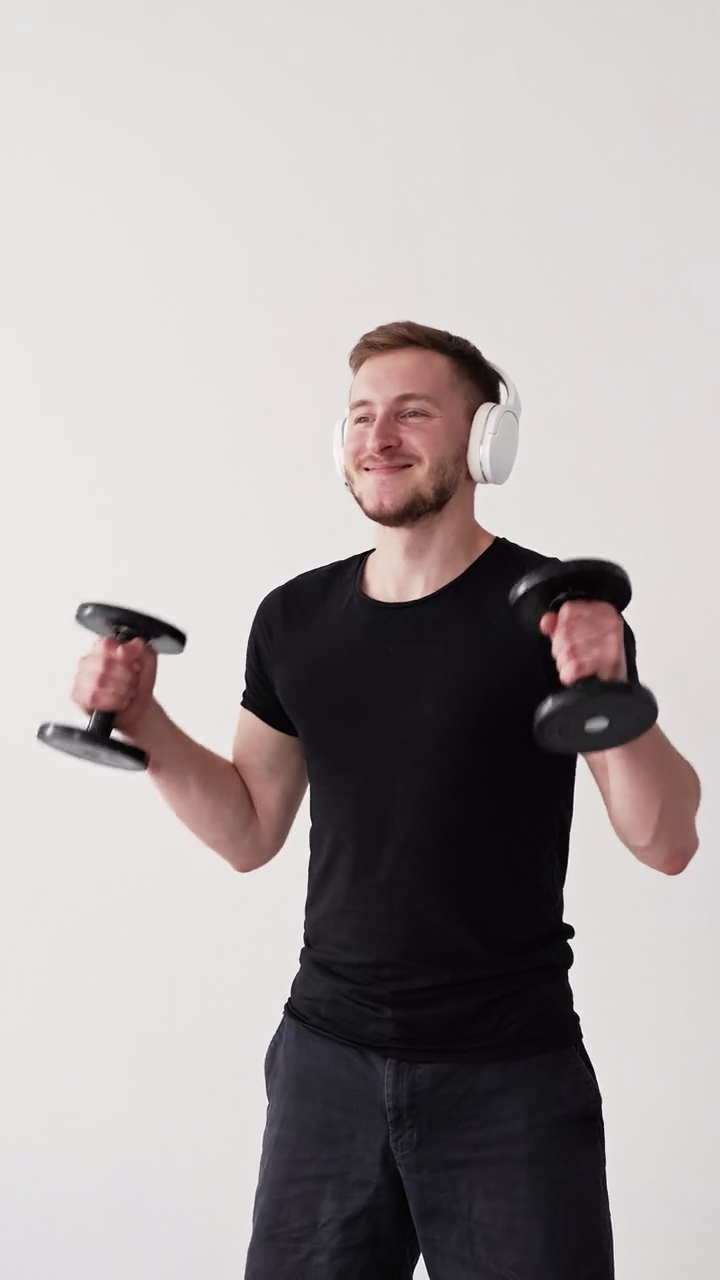
#> input picture frame 36 of data/fg/sportman.mp4, 720 x 1280 px
$ python compare.py
#> lines starting #> are read from the running program, lines starting #| are printed output that depends on the picture
import cv2
import numpy as np


def resize_videos(video1_path, video2_path, video3_path,video4_path, output_path):
    # 打开三个视频文件
    cap1 = cv2.VideoCapture(video1_path)
    cap2 = cv2.VideoCapture(video2_path)
    cap3 = cv2.VideoCapture(video3_path)
    cap4 = cv2.VideoCapture(video4_path)

    # 获取视频1的帧率、宽度和高度
    fps1 = cap1.get(cv2.CAP_PROP_FPS)
    width1 = int(cap1.get(cv2.CAP_PROP_FRAME_WIDTH))
    height1 = int(cap1.get(cv2.CAP_PROP_FRAME_HEIGHT))

    # 获取视频2的帧率、宽度和高度
    fps2 = cap2.get(cv2.CAP_PROP_FPS)
    width2 = int(cap2.get(cv2.CAP_PROP_FRAME_WIDTH))
    height2 = int(cap2.get(cv2.CAP_PROP_FRAME_HEIGHT))

    # 获取视频3的帧率、宽度和高度
    fps3 = cap3.get(cv2.CAP_PROP_FPS)
    width3 = int(cap3.get(cv2.CAP_PROP_FRAME_WIDTH))
    height3 = int(cap3.get(cv2.CAP_PROP_FRAME_HEIGHT))

    # 获取视频3的帧率、宽度和高度
    fps4 = cap4.get(cv2.CAP_PROP_FPS)
    width4 = int(cap4.get(cv2.CAP_PROP_FRAME_WIDTH))
    height4 = int(cap4.get(cv2.CAP_PROP_FRAME_HEIGHT))

    # 确定最小高度和最小宽度
    min_height = min(height1, height2, height3,height4)
    min_width = min(width1, width2, width3,width4)

    # 创建一个新的视频写入对象，宽度是三个最小宽度之和，高度是最小高度
    fourcc = cv2.VideoWriter_fourcc(*'mp4v')
    out_fps = min(fps1, fps2, fps3,fps4)
    out = cv2.VideoWriter(output_path, fourcc, out_fps, (min_width * 4, min_height))

    while True:
        ret1, frame1 = cap1.read()
#> frame1 is the input picture: shape (1280, 720, 3); mean B, G, R 165.4, 164.7, 171
        ret2, frame2 = cap2.read()
        ret3, frame3 = cap3.read()
        ret4, frame4 = cap4.read()

        if not ret1 or not ret2 or not ret3 or not ret4:
            break

        # 调整每个视频帧的大小
        frame1 = cv2.resize(frame1, (min_width, min_height))
        frame2 = cv2.resize(frame2, (min_width, min_height))
        frame3 = cv2.resize(frame3, (min_width, min_height))
        frame4 = cv2.resize(frame4, (min_width, min_height))

        # 将三个帧并排组合
        side_by_side_frame = np.hstack((frame1, frame2, frame3,frame4))
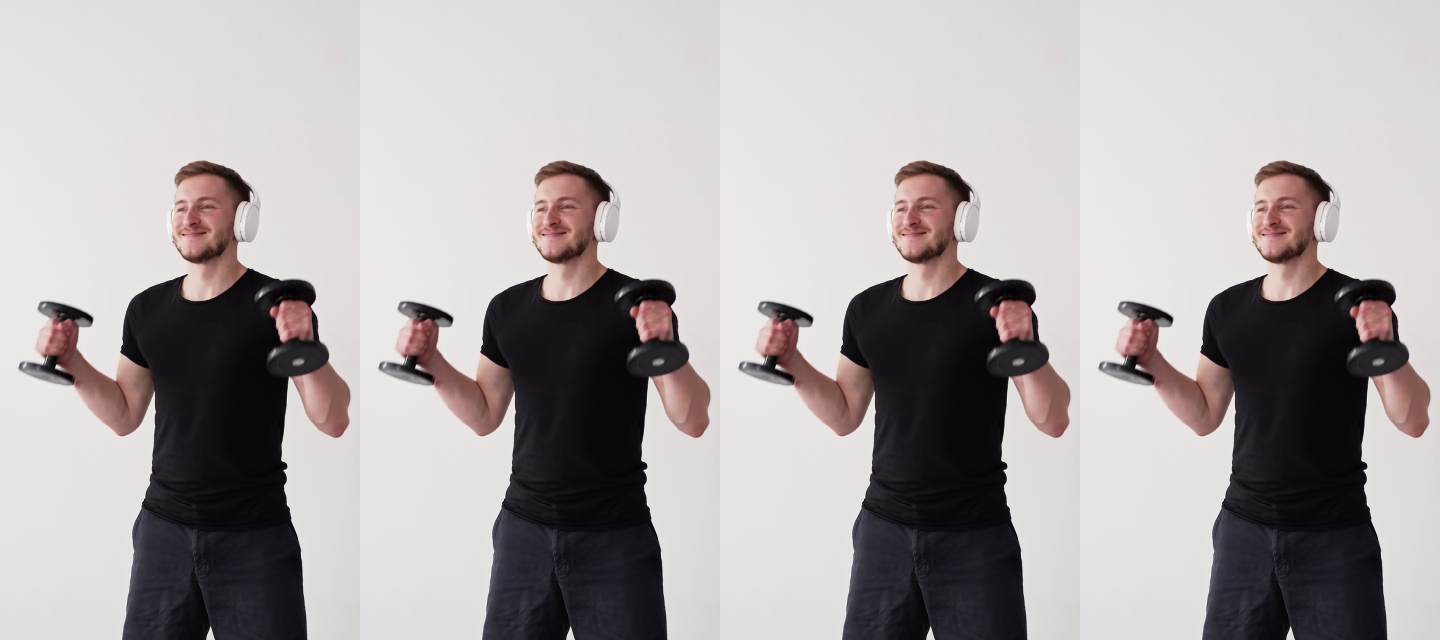
#> side_by_side_frame: shape (1280, 2880, 3) (shown at 1/2 size); mean B, G, R 165.4, 164.7, 171
        out.write(side_by_side_frame)

    # 释放资源
    cap1.release()
    cap2.release()
    cap3.release()
    cap4.release()
    out.release()


if __name__ == "__main__":
    video1_path = "/workspace/pyz/RollingDepth/data/iclight/fg/sportman.mp4"
    video2_path = "/workspace/pyz/RollingDepth/data/iclight/6_sportman_sun.mp4"
    video3_path = "/workspace/pyz/RollingDepth/output/test12_fast_my/1_sportman_sun_rgb.mp4"
    video4_path = "/workspace/pyz/RollingDepth/output/iclight/test1222_7/sportman_rgb.mp4"
    output_path = "compare/sportman_sun_sbs_video(orignal+iclight+without1+with1).mp4"

    resize_videos(video1_path, video2_path, video3_path,video4_path, output_path)

$ run again, starting later in the video
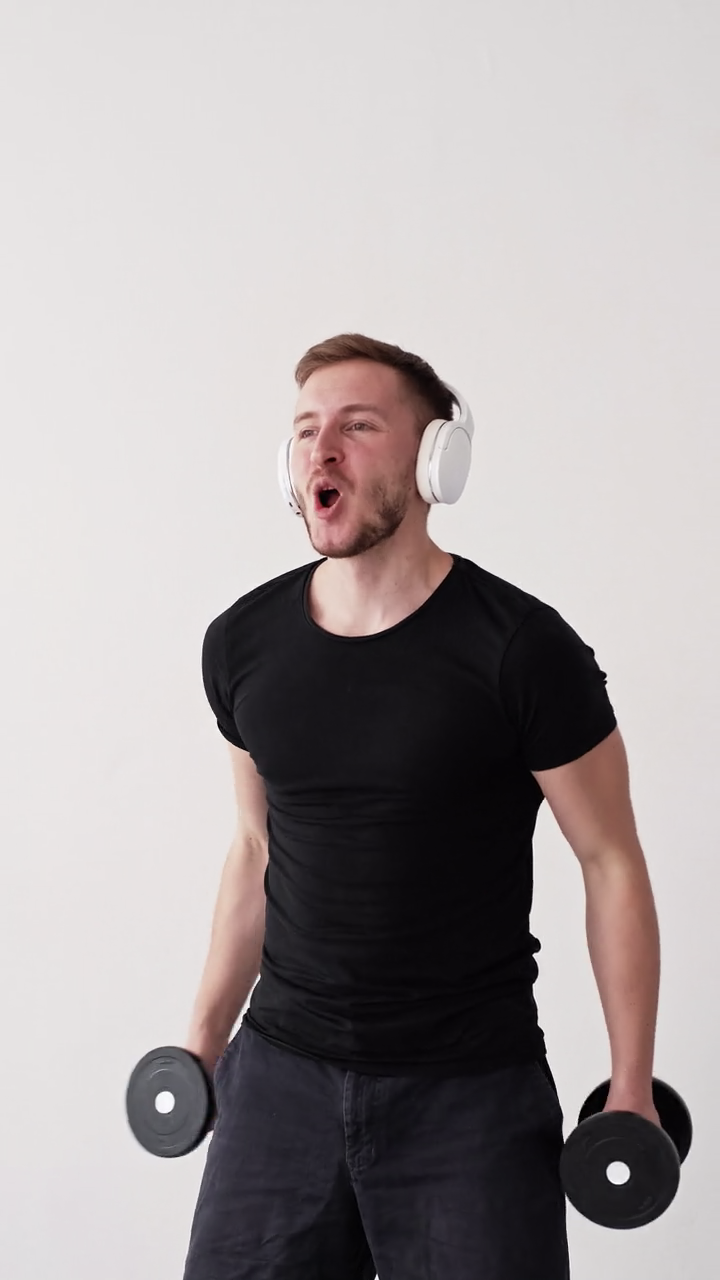
#> input picture frame 163 of data/fg/sportman.mp4, 720 x 1280 px
#> in resize_videos, frame1 is the input picture: shape (1280, 720, 3); mean B, G, R 162.2, 161.6, 168
#> in resize_videos, `side_by_side_frame = np.hstack((frame1, frame2, frame3,frame4))`:
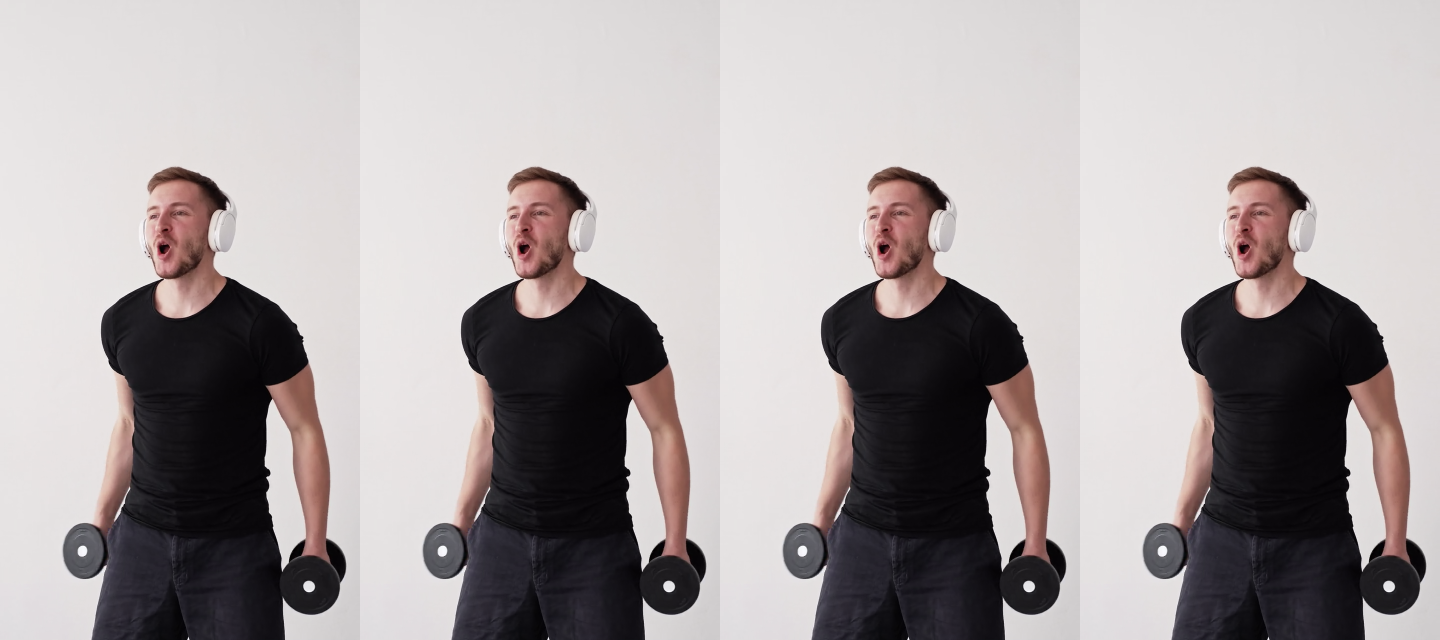
#> side_by_side_frame: shape (1280, 2880, 3) (shown at 1/2 size); mean B, G, R 162.2, 161.6, 168

$ run again, starting later in the video
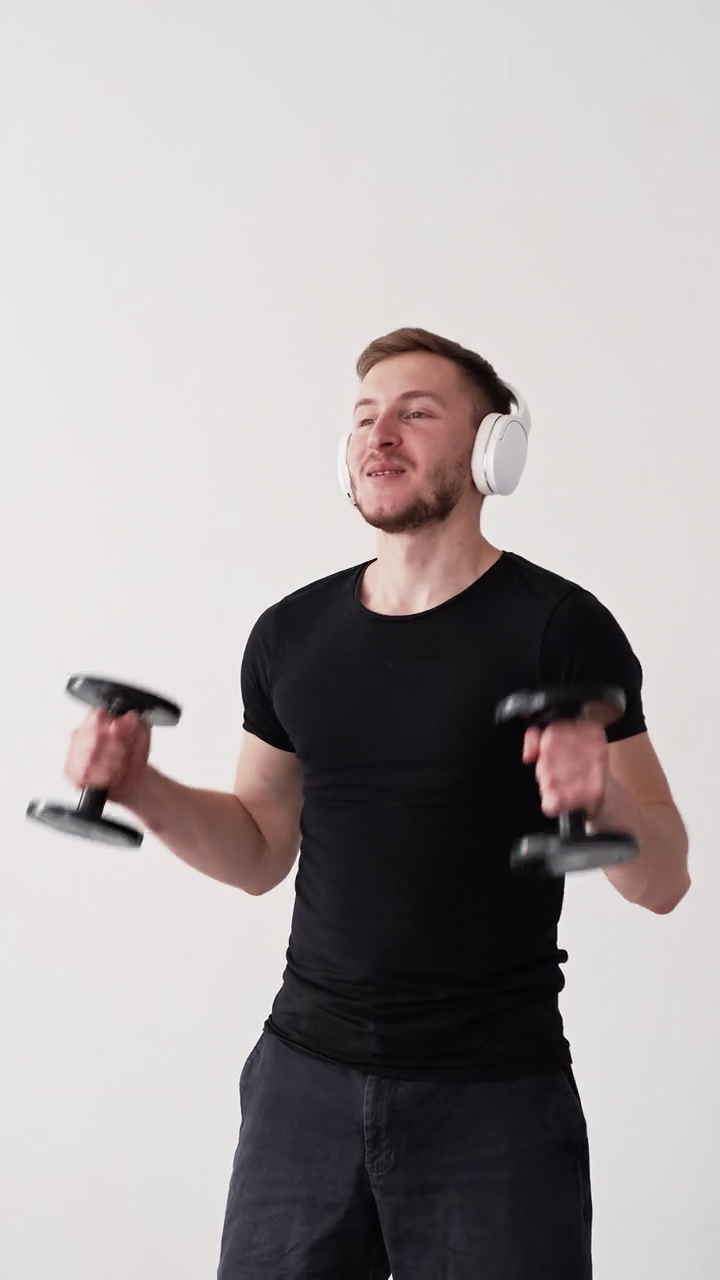
#> input picture frame 290 of data/fg/sportman.mp4, 720 x 1280 px
#> in resize_videos, frame1 is the input picture: shape (1280, 720, 3); mean B, G, R 165.1, 164.5, 171
#> in resize_videos, `side_by_side_frame = np.hstack((frame1, frame2, frame3,frame4))`:
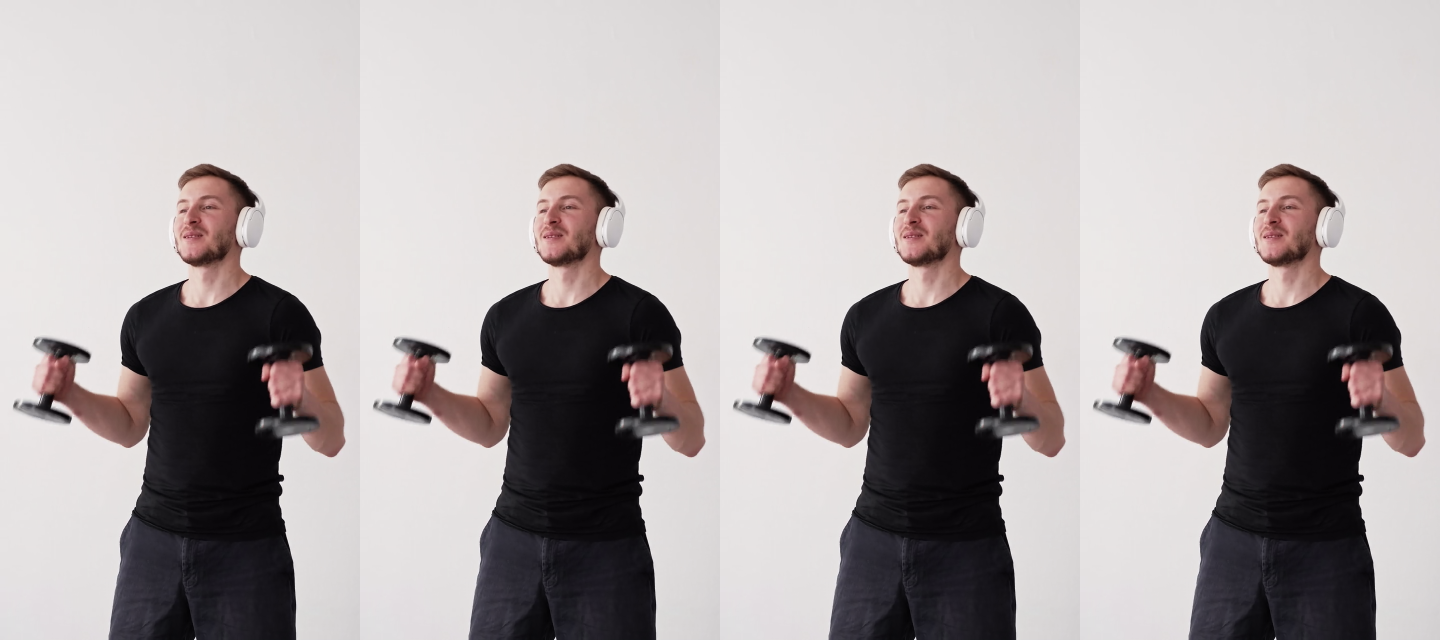
#> side_by_side_frame: shape (1280, 2880, 3) (shown at 1/2 size); mean B, G, R 165.1, 164.5, 171
